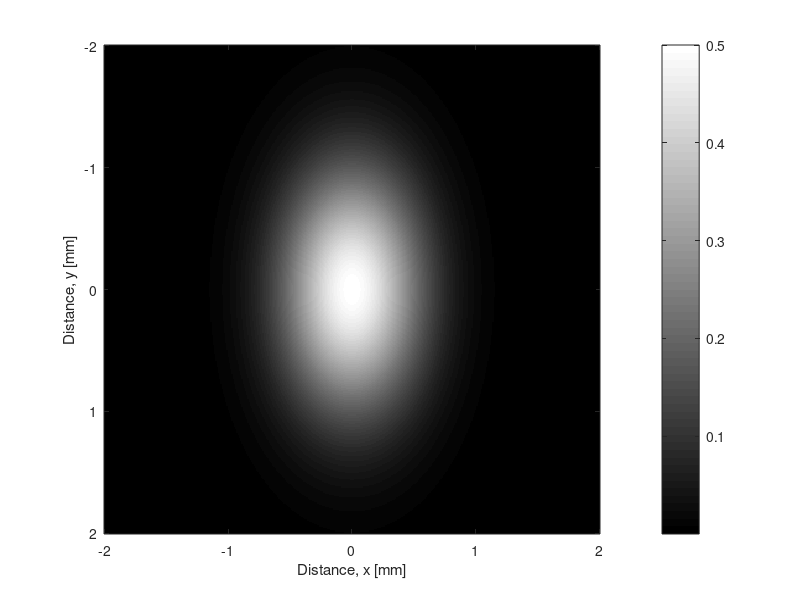

Here is the MATLAB script that generated this plot: (Note: this script raises an error after producing the figure.)
x = -2:0.01:2;
y = -2:0.01:2;
[X,Y] = meshgrid(x,y);
h = 1/2*exp(-pi*(X.^2 + (Y.^2)/3));

imagesc(x, y, h);
colormap(gray);
colorbar;
xlabel('Distance, x [mm]');
ylabel('Distance, y [mm]');

fourier(exp(-pi*x.^2))